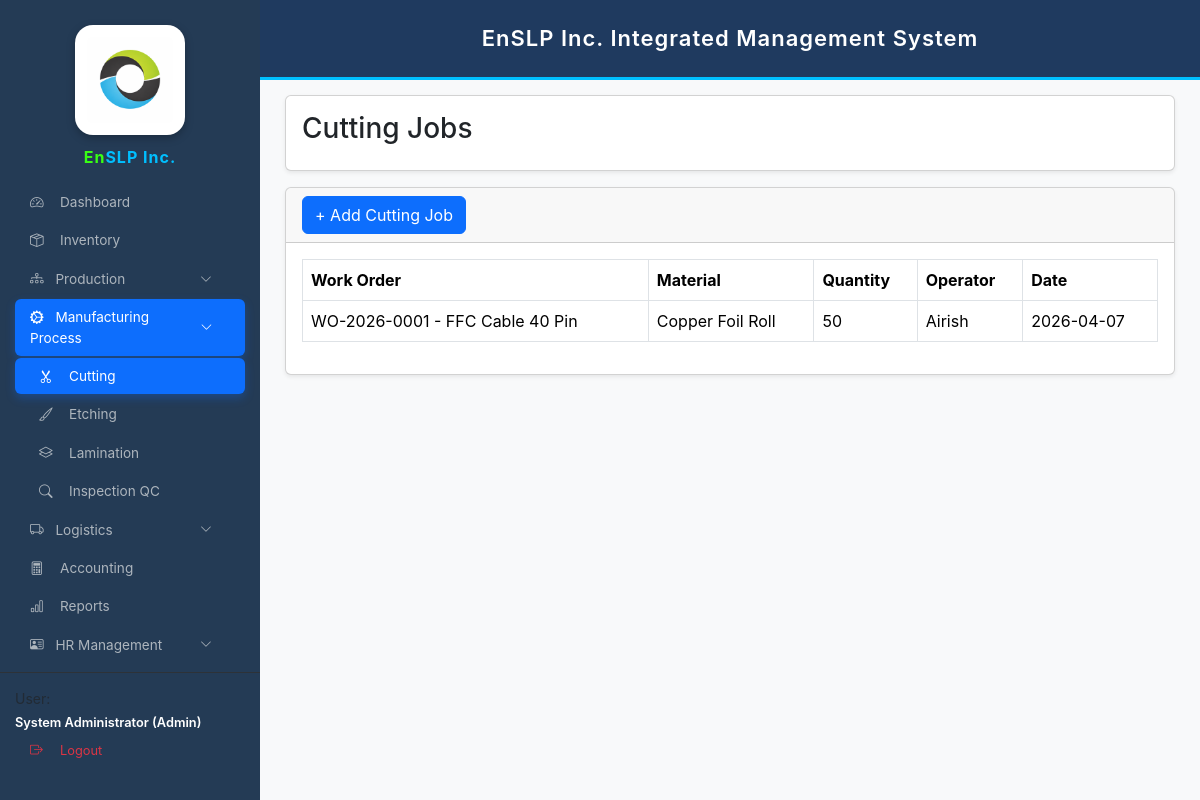
The page /cutting.php (signed in) on the database as committed earlier.
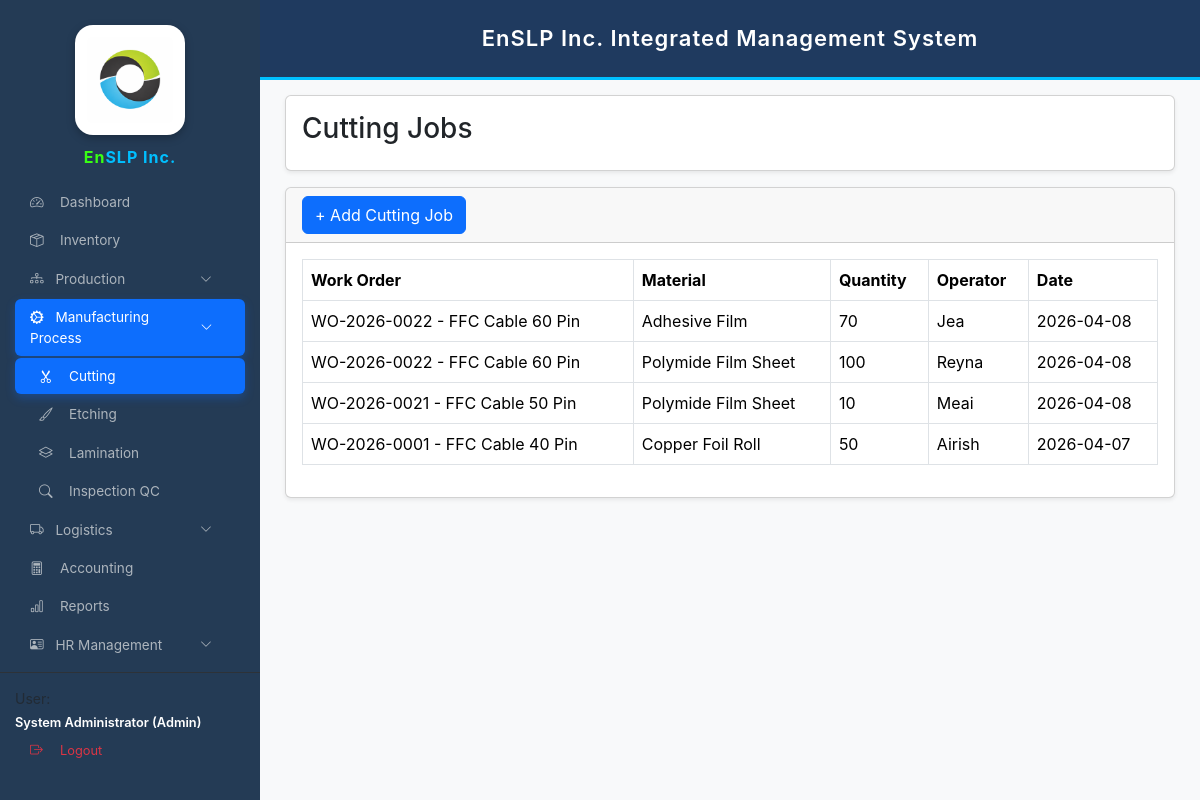
The same page on the database as committed later.
### tables this page shows
CREATE TABLE `cutting_jobs` (
  `id` int(11) NOT NULL,
  `work_order_id` int(11) DEFAULT NULL,
  `item_id` int(11) DEFAULT NULL,
  `quantity_cut` int(11) DEFAULT NULL,
  `operator` varchar(100) DEFAULT NULL,
  `date_cut` date DEFAULT NULL
);

CREATE TABLE `work_orders` (
  `id` int(11) NOT NULL,
  `wo_no` varchar(50) DEFAULT NULL,
  `product_name` varchar(150) NOT NULL,
  `client` varchar(150) DEFAULT NULL,
  `qty` int(11) DEFAULT 0,
  `status` varchar(50) DEFAULT NULL,
  `date_started` date NOT NULL,
  `date_completed` date DEFAULT NULL,
  `remarks` varchar(255) DEFAULT NULL,
  `created_at` timestamp NOT NULL DEFAULT current_timestamp(),
  `selling_price` decimal(10,2) DEFAULT 0.00
);

CREATE TABLE `inventory_items` (
  `id` int(11) NOT NULL,
  `item_code` varchar(50) DEFAULT NULL,
  `item_name` varchar(150) NOT NULL,
  `category` varchar(50) DEFAULT NULL,
  `unit` varchar(30) DEFAULT 'pcs',
  `quantity` int(11) NOT NULL DEFAULT 0,
  `reorder_level` int(11) NOT NULL DEFAULT 0,
  `created_at` datetime NOT NULL DEFAULT current_timestamp(),
  `cost` decimal(10,2) DEFAULT NULL,
  `selling_price` decimal(10,2) DEFAULT 0.00,
  `status` varchar(20) DEFAULT 'active',
  `value` decimal(10,2) DEFAULT 0.00
);

### cutting.php (the view, shortened to what this page needs)
<?php
require_once "config.php";
$jobs=$conn->query("
SELECT c.*,i.item_name,w.wo_no,w.product_name
FROM cutting_jobs c
LEFT JOIN inventory_items i ON i.id=c.item_id
LEFT JOIN work_orders w ON w.id=c.work_order_id
ORDER BY c.id DESC
")->fetchAll(PDO::FETCH_ASSOC);
?>
<!DOCTYPE html>
<html>
<head>
<link href="https://cdn.jsdelivr.net/npm/bootstrap@5.3.3/dist/css/bootstrap.min.css" rel="stylesheet">
</head>
<body>
<?php include 'sidebar.php'; ?>
<?php include 'header.php'; ?>
<div class="main-content">
<div class="card shadow-sm mb-3">
<div class="card-body">
<h3>Cutting Jobs</h3>
</div>
</div>
<div class="card shadow-sm">
<div class="card-header">
<button class="btn btn-primary" data-bs-toggle="modal" data-bs-target="#addCuttingModal">
+ Add Cutting Job
</button>
</div>
<div class="card-body">
<table class="table table-bordered">
<thead>
<tr>
<th>Work Order</th>
<th>Material</th>
<th>Quantity</th>
<th>Operator</th>
<th>Date</th>
</tr>
</thead>
<tbody>
<?php foreach($jobs as $row): ?>
<tr>
<td><?=$row['wo_no']?> - <?=$row['product_name']?></td>
<td><?=$row['item_name']?></td>
<td><?=$row['quantity_cut']?></td>
<td><?=$row['operator']?></td>
<td><?=$row['date_cut']?></td>
</tr>
<?php endforeach; ?>
</tbody>
</table>
</div>
</div>
</div>
</body>
</html>

Rows that differ between the two databases and show on the page:
added cutting_jobs: work_order.wo_no "WO-2026-0022", work_order.product_name "FFC Cable 60 Pin", inventory_items.item_name "Adhesive Film", quantity_cut "70", operator "Jea", date_cut "2026-04-08"
added cutting_jobs: work_order.wo_no "WO-2026-0022", work_order.product_name "FFC Cable 60 Pin", inventory_items.item_name "Polymide Film Sheet", quantity_cut "100", operator "Reyna", date_cut "2026-04-08"
added cutting_jobs: work_order.wo_no "WO-2026-0021", work_order.product_name "FFC Cable 50 Pin", inventory_items.item_name "Polymide Film Sheet", quantity_cut "10", operator "Meai", date_cut "2026-04-08"
